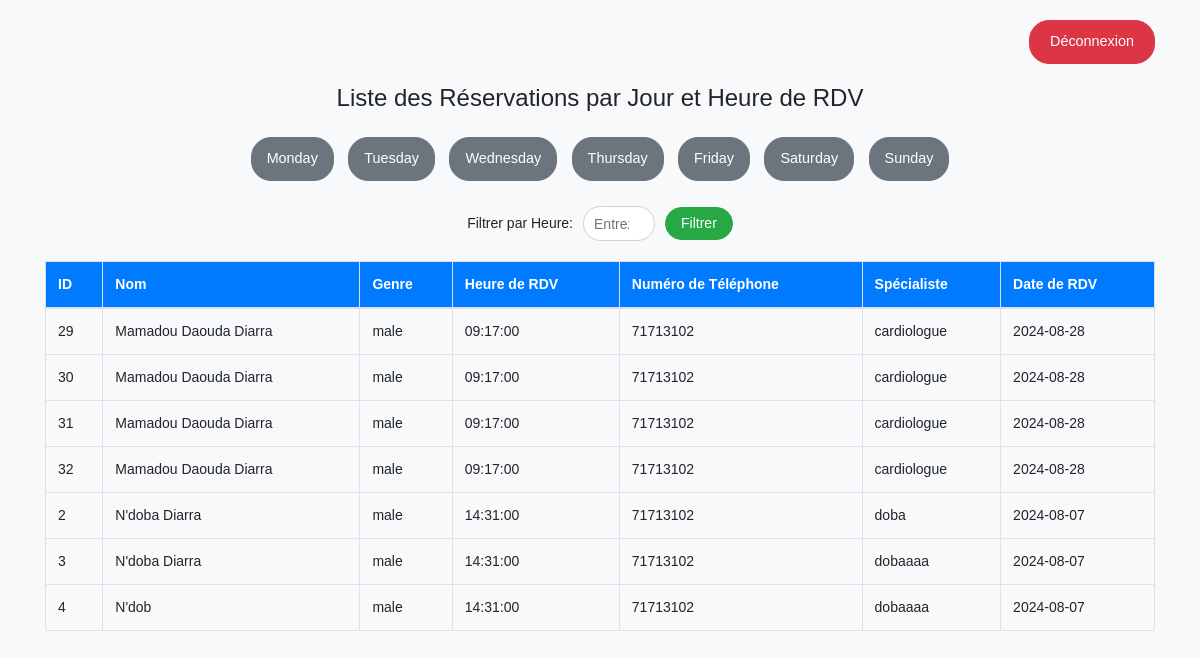
Screenshot of /vue.php?day=Wednesday with the database file from the repository.
### tables this page shows
CREATE TABLE `users` (
  `id` int(11) NOT NULL,
  `appointment_for` enum('myself','someone_else') NOT NULL,
  `name` varchar(100) NOT NULL,
  `gender` enum('male','female') NOT NULL,
  `phone_number` varchar(15) NOT NULL,
  `birthdate` int(11) NOT NULL,
  `birth_month` enum('Jan','Feb','Mar','Apr','May','Jun','Jul','Aug','Sep','Oct','Nov','Dec') NOT NULL,
  `birth_year` int(11) NOT NULL,
  `birth_day` int(11) NOT NULL,
  `specialist` varchar(100) NOT NULL,
  `symptoms` text NOT NULL,
  `appointment_date` date NOT NULL,
  `appointment_time` time NOT NULL,
  `created_at` timestamp NOT NULL DEFAULT current_timestamp()
);

### vue.php (the view, shortened to what this page needs)
<?php
require_once 'connexiondb.php';
$selectedDay = isset($_GET['day']) ? $_GET['day'] : null;
$sql = "SELECT id, name, gender, appointment_time, phone_number, specialist, appointment_date FROM users WHERE 1=1";
if ($selectedDay) {
    $sql .= " AND DAYNAME(appointment_date) = '$selectedDay'";
}
$sql .= " ORDER BY appointment_time ASC";
$result = $conn->query($sql);
?>
<!DOCTYPE html>
<html lang="fr">
<head>
    <link rel="stylesheet" href="https://stackpath.bootstrapcdn.com/bootstrap/4.5.2/css/bootstrap.min.css">
</head>
<body>
    <div class="container">
        <div class="logout-form">
            <form method="post">
                <button type="submit" name="logout" class="btn">Déconnexion</button>
            </form>
        </div>
        <h1>Liste des Réservations par Jour et Heure de RDV</h1>
        <div class="days">
            <?php
            $days = ['Monday', 'Tuesday', 'Wednesday', 'Thursday', 'Friday', 'Saturday', 'Sunday'];
            foreach ($days as $day): ?>
                <a href="?day=<?= $day ?>" class="btn"><?= $day ?></a>
            <?php endforeach; ?>
        </div>
        <form class="form-inline">
            <label for="time">Filtrer par Heure:</label>
            <input type="number" min="0" max="23" class="form-control" id="time" name="time" placeholder="Entrez l'heure">
            <button type="submit" class="btn">Filtrer</button>
        </form>
        <?php if ($result->num_rows > 0): ?>
            <div class="table-responsive">
                <table class="table table-bordered">
                    <thead>
                        <tr>
                            <th>ID</th>
                            <th>Nom</th>
                            <th>Genre</th>
                            <th>Heure de RDV</th>
                            <th>Numéro de Téléphone</th>
                            <th>Spécialiste</th>
                            <th>Date de RDV</th>
                        </tr>
                    </thead>
                    <tbody>
                        <?php while($row = $result->fetch_assoc()): ?>
                            <tr>
                                <td><?= htmlspecialchars($row['id']) ?></td>
                                <td><?= htmlspecialchars($row['name']) ?></td>
                                <td><?= htmlspecialchars($row['gender']) ?></td>
                                <td><?= htmlspecialchars($row['appointment_time']) ?></td>
                                <td><?= htmlspecialchars($row['phone_number']) ?></td>
                                <td><?= htmlspecialchars($row['specialist']) ?></td>
                                <td><?= htmlspecialchars($row['appointment_date']) ?></td>
                            </tr>
                        <?php endwhile; ?>
                    </tbody>
                </table>
            </div>
        <?php else: ?>
            <p class="text-center">Aucun utilisateur trouvé pour ce jour ou cette heure.</p>
        <?php endif; ?>
    </div>
</body>
</html>

### vue.php (style rules this page uses)
body { background: #f8f9fa; font-family: Arial, sans-serif; margin: 0; padding: 20px; }
h1 { margin-bottom: 20px; font-size: 1.5rem; text-align: center; }
.days { margin-bottom: 20px; text-align: center; }
.days .btn { margin: 5px; padding: 10px 15px; font-size: 0.9rem; background-color: #6c757d; border-color: #6c757d; color: white; border-radius: 20px; }
table { width: 100%; margin-bottom: 20px; border-collapse: collapse; }
table, th, td { border: 1px solid #dee2e6; }
th, td { padding: 10px; text-align: left; }
th { background-color: #007bff; color: white; font-size: 0.875rem; }
td { font-size: 0.875rem; }
.form-inline { display: flex; justify-content: center; margin-bottom: 20px; flex-wrap: wrap; }
.form-inline label { font-size: 0.875rem; margin-right: 10px; }
.form-inline input { font-size: 0.875rem; margin-right: 10px; border-radius: 20px; padding: 5px 10px; width: 100px; border: 1px solid #ced4da; }
.form-inline button { font-size: 0.875rem; padding: 5px 15px; background-color: #28a745; border-color: #28a745; color: white; border-radius: 20px; }
.logout-form { text-align: right; margin-bottom: 20px; }
.logout-form button { padding: 10px 20px; background-color: #dc3545; border-color: #dc3545; color: white; border-radius: 20px; font-size: 0.9rem; }

### rows the page displays
users: id "29", name "Mamadou Daouda Diarra", gender "male", appointment_time "09:17:00", phone_number "71713102", specialist "cardiologue", appointment_date "2024-08-28"
users: id "30", name "Mamadou Daouda Diarra", gender "male", appointment_time "09:17:00", phone_number "71713102", specialist "cardiologue", appointment_date "2024-08-28"
users: id "31", name "Mamadou Daouda Diarra", gender "male", appointment_time "09:17:00", phone_number "71713102", specialist "cardiologue", appointment_date "2024-08-28"
users: id "32", name "Mamadou Daouda Diarra", gender "male", appointment_time "09:17:00", phone_number "71713102", specialist "cardiologue", appointment_date "2024-08-28"
users: id "2", name "N'doba Diarra", gender "male", appointment_time "14:31:00", phone_number "71713102", specialist "doba", appointment_date "2024-08-07"
users: id "3", name "N'doba Diarra", gender "male", appointment_time "14:31:00", phone_number "71713102", specialist "dobaaaa", appointment_date "2024-08-07"
users: id "4", name "N'dob", gender "male", appointment_time "14:31:00", phone_number "71713102", specialist "dobaaaa", appointment_date "2024-08-07"

### other values shown
$day "Monday"
$day "Tuesday"
$day "Wednesday"
$day "Thursday"
$day "Friday"
$day "Saturday"
$day "Sunday"
